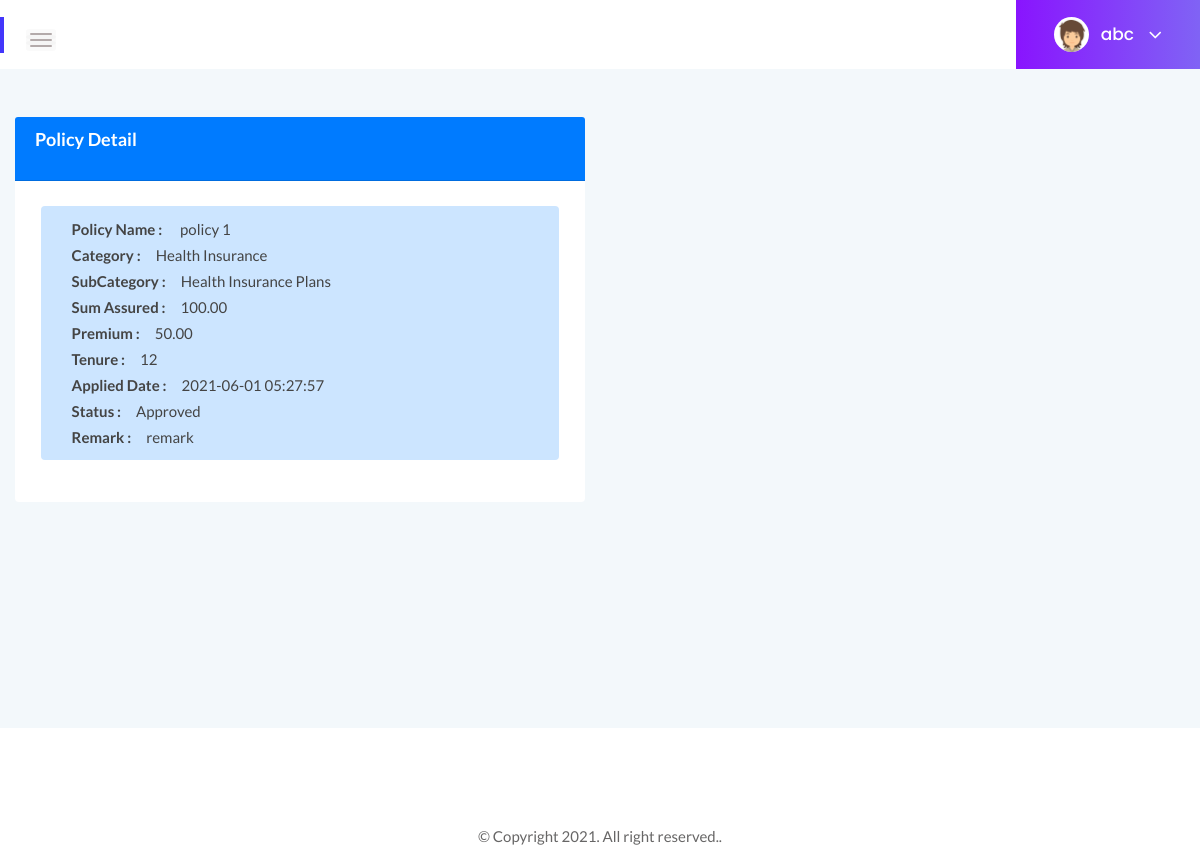
The app's page /user/policydetail.php?id=3 (signed in) with its own data.
### tables this page shows
CREATE TABLE `policies` (
  `policy_id` int(11) NOT NULL,
  `policy_name` varchar(150) NOT NULL,
  `category_id` int(11) NOT NULL,
  `subcategory_id` int(11) NOT NULL,
  `sum_assured` decimal(12,2) NOT NULL,
  `premium` decimal(12,2) NOT NULL,
  `tenure` int(11) NOT NULL
);

CREATE TABLE `categories` (
  `category_id` int(11) NOT NULL,
  `category_name` varchar(100) NOT NULL
);

CREATE TABLE `subcategories` (
  `subcategory_id` int(11) NOT NULL,
  `category_id` int(11) NOT NULL,
  `subcategory_name` varchar(100) NOT NULL
);

CREATE TABLE `customer_policies` (
  `customer_policy_id` int(11) NOT NULL,
  `customer_id` int(11) NOT NULL,
  `policy_id` int(11) NOT NULL,
  `status` varchar(30) NOT NULL,
  `applied_date` datetime DEFAULT NULL,
  `remark` varchar(100) DEFAULT NULL
);

### user/policydetail.php (the view, shortened to what this page needs)
<?php include "header.php";?>
<div class="main-content-inner">
    <div class="row ">
        <div class="col-md-6">
            <div class="card mt-5">
                <div class="card-header bg-primary   ">
                    <h4 class="header-title  text-white">Policy Detail</h4>
                </div>
                <?php
if (isset($_GET['id'])) { ?>
                <div class="card-body ">
                <?php
    $con = mysqli_connect(db_host, db_user, db_password, db_name);
    $customer_policy_id = $_GET['id'];
    $policy_sql = "SELECT policies.*,subcategories.subcategory_name,categories.category_name,customer_policies.status,
    customer_policies.customer_id,customer_policies.remark,customer_policies.applied_date,
    customer_policies.customer_policy_id,customers.*,state_name,city_name  FROM policies
    inner join customer_policies on policies.policy_id=customer_policies.policy_id
    inner join customers on customer_policies.customer_id=customers.customer_id
    inner join states on customers.state_id=states.state_id
    inner join cities on customers.city_id=cities.city_id
    inner join subcategories on policies.subcategory_id=subcategories.subcategory_id
    inner join categories on subcategories.category_id=categories.category_id
    WHERE  customer_policy_id=" . $customer_policy_id . " limit 1";
    $policy_result = mysqli_query($con, $policy_sql);
    $policy_row = mysqli_fetch_assoc($policy_result);
    echo '<div class="alert alert-primary">
    <p><b class="col-md-4">Policy Name :</b> ' . $policy_row["policy_name"] . '</p>
    <p><b class="col-md-4">Category :</b>' . $policy_row["category_name"] . '</p>
    <p><b class="col-md-4">SubCategory :</b>' . $policy_row["subcategory_name"] . '</p>
    <p><b class="col-md-4">Sum Assured :</b>' . $policy_row["sum_assured"] . '</p>
    <p><b class="col-md-4">Premium :</b>' . $policy_row["premium"] . '</p>
    <p><b class="col-md-4">Tenure :</b>' . $policy_row["tenure"] . '</p>
    <p><b class="col-md-4">Applied Date :</b>' . $policy_row["applied_date"] . '</p>
    <p><b class="col-md-4">Status :</b>' . $policy_row["status"] . '</p>
    <p><b class="col-md-4">Remark :</b>' . $policy_row["remark"] . '</p>
  </div>';
}
?>
                </div>
                </div>
        </div>
        </div>
    </div>
</div>
<?php include "footer.php";?>

### assets/css/styles.css (style rules this page uses)
.card { border: none; border-radius: 4px; background-color: #fff; -webkit-transition: all 0.3s ease 0s; transition: all 0.3s ease 0s; }
.card-body { padding: 25.6px; padding: 1.6rem; }
.main-content-inner { padding: 0 30px 50px; }
.header-title { font-family: 'Lato', sans-serif; font-size: 18px; font-weight: 600; letter-spacing: 0; color: #333; text-transform: capitalize; margin-bottom: 17px; }
.alert { letter-spacing: 0; font-size: 13px; border: none; padding: 10px 16px; }

### records on screen
policies: policy_name "policy 1", category.category_name "Health Insurance", subcategory.subcategory_name "Health Insurance Plans", sum_assured "100.00", premium "50.00", tenure "12", customer_policies.applied_date "2021-06-01 05:27:57", customer_policies.status "Approved", customer_policies.remark "remark"

### other values on screen
$_SESSION['first_name'] "abc"
